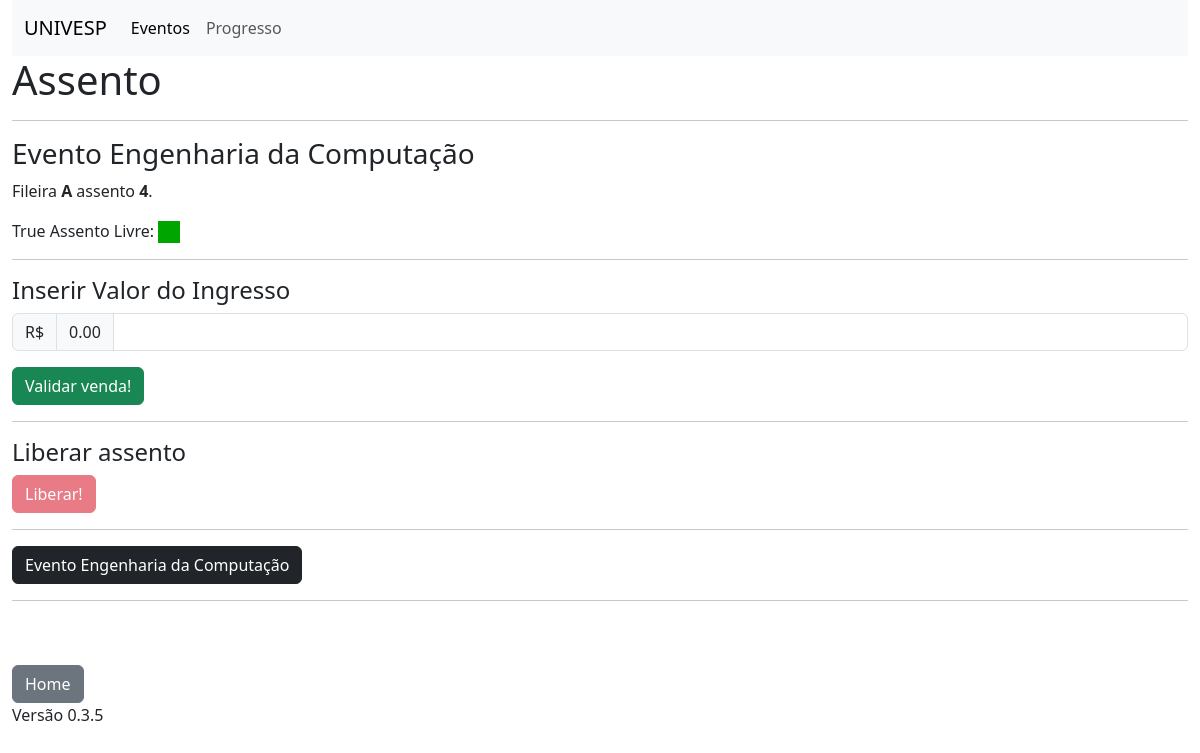
The app's page /assento/A/4/1, older data.
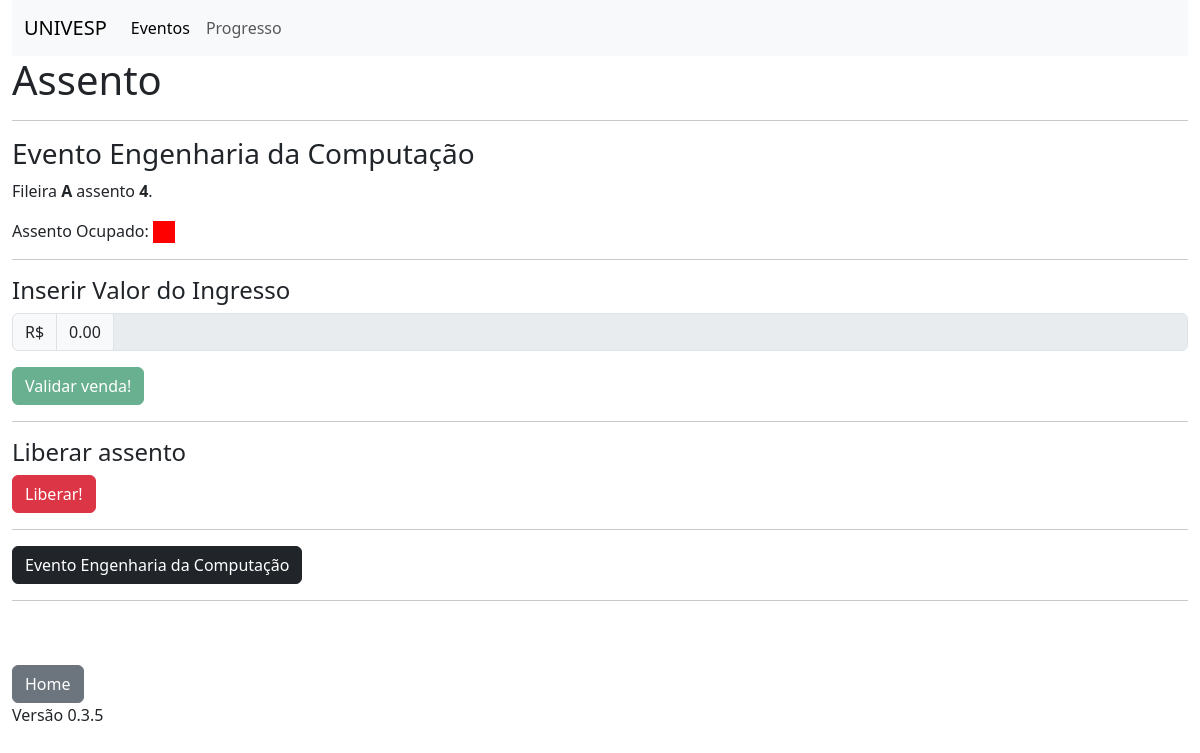
The same page, newer data.
### models.py (models this page shows, shortened)
class Assento(db.Model):
    __tablename__='assentos'
    id = db.Column(db.Integer, primary_key=True)
    fileira = db.Column(db.String(1))
    numero = db.Column(db.Integer)
    livre = db.Column(db.Boolean)
    preco = db.Column(db.Float)
    evento_id = db.Column(db.Integer, db.ForeignKey('eventos.id'))
    evento = db.relationship('Evento', back_populates='assentos')

### routes.py (the view)
@app.route('/assento/<fileira>/<int:numero>/<int:id>', methods=['GET','POST'])
def assento(fileira,numero,id):
    evento = Evento.query.get(id)
    assentos = Assento.query.filter_by(evento_id=id).all()
    assento = None
    for a in assentos:
        if a.fileira == fileira and a.numero == numero:
            assento = a
    if request.method=='GET':
        return render_template('assento.html',fileira=fileira, numero=numero, evento=evento, assento=assento)
    if request.method=='POST':
        assento.preco = request.form.get('preco')
        assento.livre = False
        db.session.commit()
        return redirect(url_for('evento',id=id))

### templates/assento.html
{% extends 'base.html' %}
{% block conteudo %}
<h1>Assento</h1>
<hr>
<h3>Evento {{evento.nome}}</h3>
<div>
    <p>Fileira <b>{{fileira.upper()}}</b> assento <b>{{numero}}</b>.</p>
    {% if assento.livre %}
        {{assento.livre}} Assento Livre: <img width="22" height="22" src="{{ url_for('static', filename='imagens/verde.png')}}">
    {% else %}
        Assento Ocupado: <img width="22" height="22" src="{{ url_for('static', filename='imagens/vermelho.png')}}">
    {% endif %}
</div>
<hr>
<h4>Inserir Valor do Ingresso</h4>
<form action="/assento/{{fileira}}/{{numero}}/{{evento.id}}" method="post">
    <div class="input-group mb-3">
        <span class="input-group-text">R$</span>
        <span class="input-group-text">0.00</span>
        <input type="text" class="form-control" aria-label="" id="preco" name="preco"  {% if assento.livre %} required {% endif %}
        {% if not assento.livre %} disabled {% endif %} >
    </div>
        <button type="submit" class="btn btn-success"
            {% if not assento.livre %} disabled {% endif %}>
            Validar venda!
        </button>
</form>
<hr>
<h4>Liberar assento</h4>
<form action="/assento_liberar/{{fileira}}/{{numero}}/{{evento.id}}">
    <button type="submit" class="btn btn-danger"
            {% if assento.livre %} disabled {% endif %}>
            Liberar!
        </button>
</form>
<hr>
<a class="btn btn-dark" href="{{url_for('evento',id=evento.id)}}" role="button">Evento {{evento.nome}}</a>
{% endblock %}

Row changes from the older to the newer data that the page shows:
changed Assento: livre "True" → (not shown)
Text that changed along with them:
text no longer shown: "Assento Livre:"
text now shown: "Assento Ocupado:"
